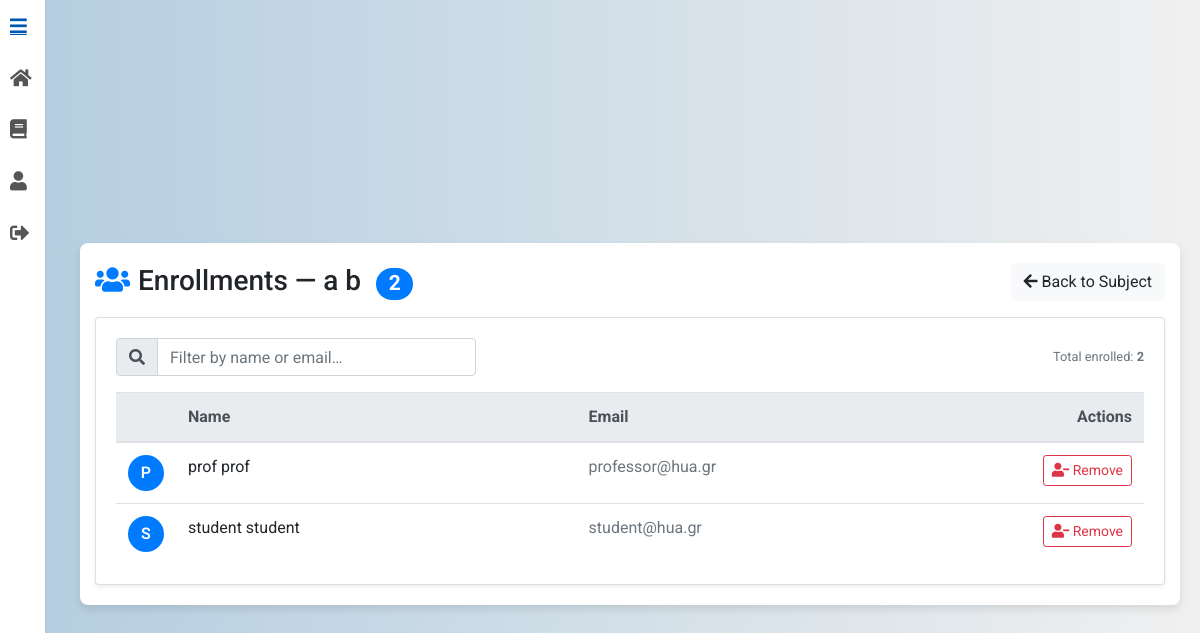
Page /subjects/subject/45/enrollments/ (signed in) on the committed database.
### subjects/models.py (models this page shows, shortened)
class Subject(models.Model):
    name = models.CharField(max_length=100)
    professor = models.ForeignKey(
        CustomUser,
        limit_choices_to={"role": "professor"},
        on_delete=models.CASCADE,
        editable=False,
    )
    description = models.TextField(blank=True)
    class Meta:
        ordering = ["name"]

class Enrollment(models.Model):
    user = models.ForeignKey(settings.AUTH_USER_MODEL, on_delete=models.CASCADE, related_name="enrollments")
    subject = models.ForeignKey(Subject, on_delete=models.CASCADE, related_name="enrollments")
    created_at = models.DateTimeField(auto_now_add=True)
    class Meta:
        unique_together = ("user", "subject")

### users/models.py (models this page shows, shortened)
class CustomUser(AbstractUser):
    ROLE_CHOICES = [
        ('student', 'Student'),
        ('professor', 'Professor')
    ]
    role = models.CharField(max_length=10, choices=ROLE_CHOICES)
    institution = models.ForeignKey('Institution', on_delete=models.SET_NULL, null=True, blank=True)

### subjects/views.py (the view, shortened to what this page needs)
# urls.py: path("subject/<int:pk>/enrollments/", views.SubjectEnrollmentsView.as_view(), name="manage_enrollments"),
class SubjectEnrollmentsView(LoginRequiredMixin, ListView):
    template_name = "subject_enrollments.html"
    context_object_name = "enrollments"
    def dispatch(self, request, *args, **kwargs):
        self.subject = get_object_or_404(Subject, pk=kwargs["pk"])
        if not _is_owner_prof(request.user, self.subject):
            raise Http404("Not found.")
        return super().dispatch(request, *args, **kwargs)
    def get_queryset(self):
        return (Enrollment.objects
                .filter(subject=self.subject)
                .select_related("user")
                .order_by("user__last_name","user__first_name"))
    def get_context_data(self, **kwargs):
        ctx = super().get_context_data(**kwargs)
        ctx["subject"] = self.subject
        ctx["total"] = self.get_queryset().count()
        return ctx

### assignments/views.py (called while the page is built)
def _is_owner_prof(user, subject: Subject) -> bool:
    return getattr(user, "role", None) == "professor" and subject.professor_id == user.id

### subjects/templates/subject_enrollments.html (shortened to what this page needs)
{% extends "base.html" %}
{% load static %}
{% block content %}
<div class="container mt-5">
  <div class="d-flex align-items-center justify-content-between mb-3">
    <h3 class="mb-0">
      <i class="fas fa-users text-primary mr-2"></i>Enrollments — {{ subject.name }}
      <span class="badge badge-pill badge-primary ml-2">{{ total }}</span>
    </h3>
    <div>
      <a href="{% url 'subjects:subject_detail' subject.id %}" class="btn btn-light">
        <i class="fas fa-arrow-left"></i> Back to Subject
      </a>
    </div>
  </div>
  <div class="card shadow-sm no-hover-card">
    <div class="card-body">
      <div class="d-md-flex align-items-center justify-content-between mb-3">
        <div class="input-group mb-2 mb-md-0" style="max-width: 360px;">
          <div class="input-group-prepend">
            <span class="input-group-text"><i class="fas fa-search"></i></span>
          </div>
          <input id="searchBox" type="text" class="form-control" placeholder="Filter by name or email…">
        </div>
        <small class="text-muted">Total enrolled: <strong>{{ total }}</strong></small>
      </div>
      {% if enrollments %}
      <div class="table-responsive">
        <table class="table table-hover align-middle mb-0">
          <thead class="thead-light">
            <tr>
              <th style="width: 42px;"></th>
              <th>Name</th>
              <th>Email</th>
              <th class="text-right" style="width: 120px;">Actions</th>
            </tr>
          </thead>
          <tbody id="enrollTable">
          {% for e in enrollments %}
            {% with name=e.user.get_full_name|default:e.user.username %}
            <tr class="enroll-row">
              <td>
                <div class="rounded-circle bg-primary text-white d-flex align-items-center justify-content-center"
                     style="width:36px;height:36px;font-weight:600;">
                  {{ name|slice:":1"|upper }}
                </div>
              </td>
              <td class="enroll-name">{{ name }}</td>
              <td class="enroll-email text-muted">{{ e.user.email }}</td>
              <td class="text-right">
                <button type="button"
                        class="btn btn-sm btn-outline-danger"
                        data-toggle="modal"
                        data-target="#removeModal"
                        data-id="{{ e.id }}"
                        data-name="{{ name }}">
                  <i class="fas fa-user-minus"></i> Remove
                </button>
              </td>
            </tr>
            {% endwith %}
          {% endfor %}
          </tbody>
        </table>
      </div>
      {% else %}
        <div class="text-center py-5">
          <img src="{% static 'img/empty-state.svg' %}" alt="" style="height:120px;" class="mb-3 d-none d-md-inline">
          <h5 class="mb-1">No enrollments yet</h5>
          <p class="text-muted mb-0">Share this subject with your students to let them enroll.</p>
        </div>
      {% endif %}
    </div>
  </div>
</div>
{% endblock %}

### static/css/styles.css (style rules this page uses)
body { font-family: 'Roboto', sans-serif; background: linear-gradient(to right, #b3cde0, #f0f0f0); margin: 0; padding: 0; display: flex; justify-content: center; align-items: center; min-height: 100vh; }
.container { background-color: #ffffff; padding: 20px; border-radius: 8px; box-shadow: 0 4px 8px rgba(0, 0, 0, 0.1); max-width: 900px; width: 100%; animation: fadeIn 1s ease-in-out; }
.card { transition: transform 0.3s, box-shadow 0.3s; }
.no-hover-card { transition: none; }
button { padding: 10px; background-color: #66afe9; color: #ffffff; border: none; border-radius: 4px; cursor: pointer; transition: background-color 0.3s; }

### subjects/templates/base.html (style rules this page uses)
body { background: linear-gradient(to right, #b3cde0, #f0f0f0); margin: 0; padding: 0; font-family: 'Roboto', sans-serif; display: flex; }
.main-content > * { max-width: 100%; }

### rows in the picture
Subject: name "a b"
Enrollment: user "P", user "prof prof", user.email "professor@hua.gr"
Enrollment: user "S", user "student student", user.email "student@hua.gr"

### other values in the picture
{{ total }} "2"
